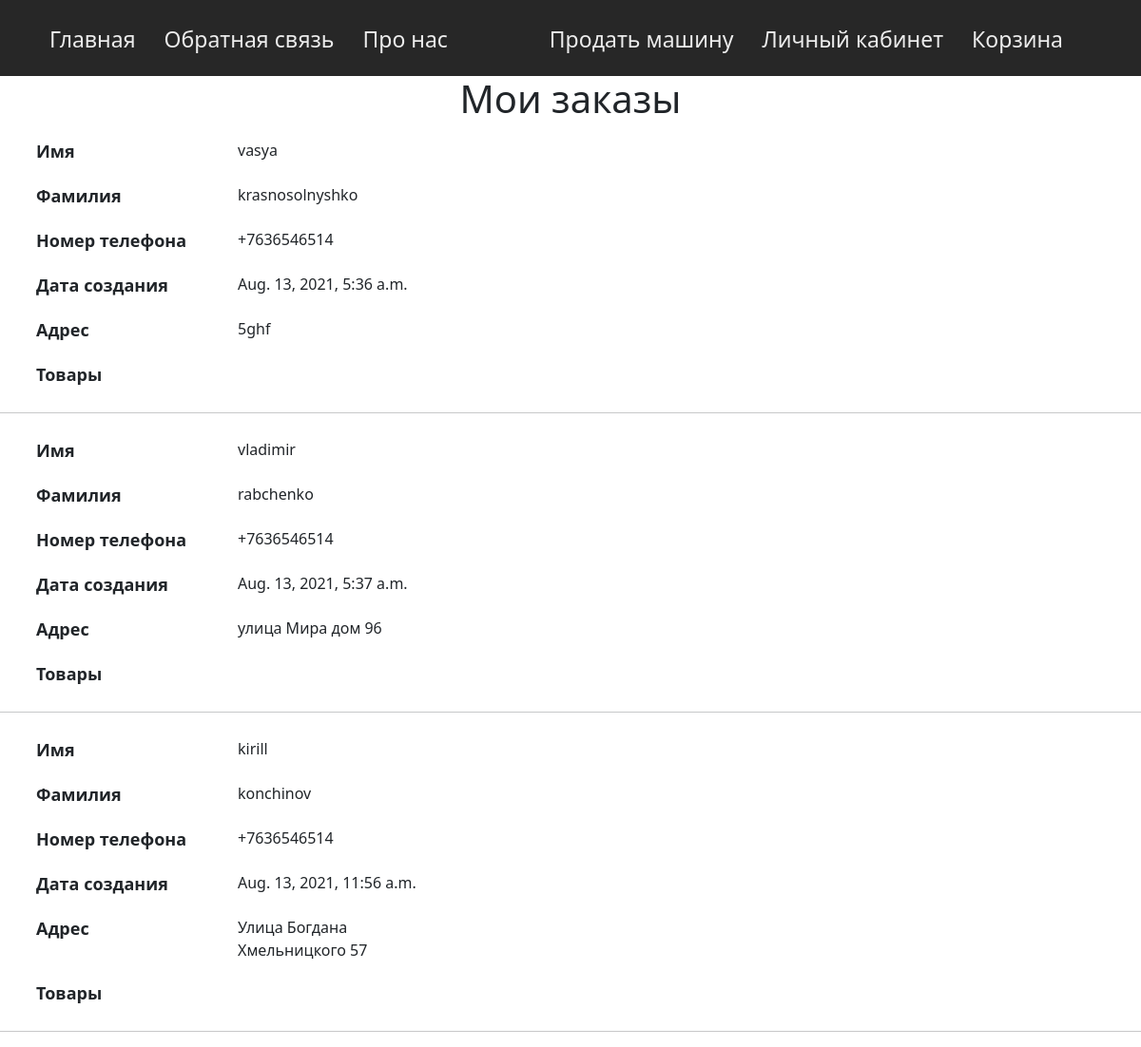
Page /cabinet/user-orders/ (signed in) on the committed database.
### main/models.py (models this page shows, shortened)
class Order(models.Model):
    STATUS_NEW = 'new'
    STATUS_IN_PROGRESS = 'in_progress'
    STATUS_READY = 'ready'
    STATUS_COMPLETED = 'completed'
    STATUS_CHOICES = (
        (STATUS_NEW, 'Новый заказ'),
        (STATUS_IN_PROGRESS, 'Заказ в обработке'),
        (STATUS_READY, 'Заказ готов'),
        (STATUS_COMPLETED, 'Заказ выполнен')
    )
    BUYING_SELF = 'self'
    BUYING_DELIVERY = 'delivery'
    BUYING_CHOICES = (
        (BUYING_SELF, 'Самовывоз'),
        (BUYING_DELIVERY, 'Доставка')
    )
    user = models.ForeignKey(user, verbose_name='Покупатель', on_delete=models.CASCADE)
    first_name = models.CharField(max_length=20, verbose_name='Имя')
    last_name = models.CharField(max_length=20, verbose_name='Фамилия')
    phone = models.CharField(max_length=12, verbose_name='Номер телефона')
    address = models.CharField(max_length=150, verbose_name='Адрес', null=True, blank=True)
    status = models.CharField(max_length=100, verbose_name='Статус заказа', choices=STATUS_CHOICES, default=STATUS_NEW)
    cart = models.ForeignKey(Cart, on_delete=models.CASCADE, verbose_name='Корзина заказа', null=True)
    buying_type = models.CharField(max_length=100, verbose_name='Тип заказа', choices=BUYING_CHOICES, default=BUYING_DELIVERY)
    comment = models.TextField(max_length=254, verbose_name='Комментарий', null=True, blank=True)
    create_time = models.DateTimeField(verbose_name='Дата создания заказа', auto_now_add=True)

### main/views.py (the view)
# urls.py: path('cabinet/user-orders/', UserOrdersView.as_view(), name='user_orders'),
class UserOrdersView(View):
    def get(self, request, *args, **kwargs):
        context = {
            'orders': Order.objects.filter(user=request.user),
            'bar_left': bar_left
        }
        return render(request, 'main/user_orders.html', context)

### main/templates/main/user_orders.html (shortened to what this page needs)
{% extends 'login/base.html' %}
{% load static %}
{% block content %}
<h1 align="center">Мои заказы</h1>
{% for order in orders %}
<div class="order-view">
    <div class="row order-item">
        <div class="col-md-6 user-data">Имя</div>
        <div class="col-md-6">{{ order.first_name }}</div>
    </div>
    <div class="row order-item">
        <div class="col-md-6 user-data">Фамилия</div>
        <div class="col-md-6">{{ order.last_name }}</div>
    </div>
    <div class="row order-item">
        <div class="col-md-6 user-data">Номер телефона</div>
        <div class="col-md-6">{{ order.phone }}</div>
    </div>
    <div class="row order-item">
        <div class="col-md-6 user-data">Дата создания</div>
        <div class="col-md-6">{{ order.create_time }}</div>
    </div>
    <div class="row order-item">
        <div class="col-md-6 user-data">Адрес</div>
        <div class="col-md-6">{{ order.address }}</div>
    </div>
    <div class="row order-item">
        <div class="col-md-6 user-data">Товары</div>
        <div class="col-md-6">
        </div>
    </div>
</div>
<hr>
{% endfor %}
{% endblock content %}

### login/static/login/css/style1.css (style rules this page uses)
.order-view { width: 400px; margin-left: 40px; }
.order-view .col-md-6 { padding: 10px; }
.order-view .user-data { font-size: 18px; font-weight: bold; }

### rows in the picture
Order: first_name "vasya", last_name "krasnosolnyshko", phone "+7636546514", create_time "Aug. 13, 2021, 5:36 a.m.", address "5ghf"
Order: first_name "vladimir", last_name "rabchenko", phone "+7636546514", create_time "Aug. 13, 2021, 5:37 a.m.", address "улица Мира дом 96"
Order: first_name "kirill", last_name "konchinov", phone "+7636546514", create_time "Aug. 13, 2021, 11:56 a.m.", address "Улица Богдана Хмельницкого 57"

### other values in the picture
{{ elem.title }} "Главная" "Обратная связь" "Про нас"
